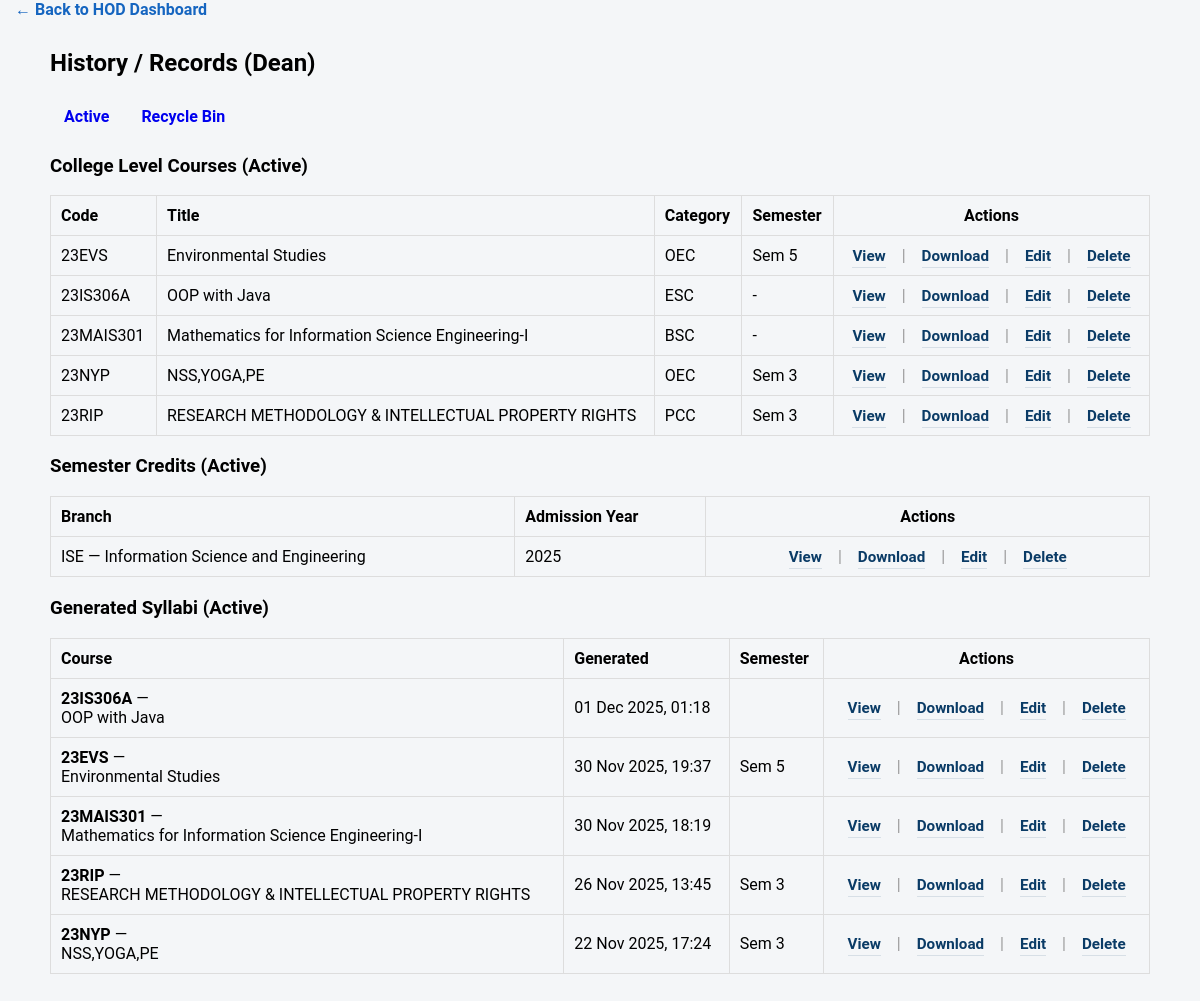
The app's page /academics/review-history/ (signed in) with its own data.
### academics/models.py (models this page shows, shortened)
class CollegeLevelCourse(models.Model):
    department = models.CharField(max_length=100, default="All Branches")
    course_category = models.CharField(max_length=100)
    course_code = models.CharField(max_length=50)
    course_title = models.CharField(max_length=200)
    semester = models.PositiveSmallIntegerField(
        null=True,
        blank=True,
        help_text="Semester number (1-8). Optional."
    )
    teaching_hours_L = models.IntegerField(default=0)
    teaching_hours_T = models.IntegerField(default=0)
    teaching_hours_P = models.IntegerField(default=0)
    cie_marks = models.IntegerField(default=50)
    see_marks = models.IntegerField(default=50)
    credits = models.DecimalField(max_digits=4, decimal_places=1, default=Decimal("0.0"))
    optional_branch = models.CharField(max_length=20, blank=True, null=True)
    branch = models.ForeignKey('Branch', on_delete=models.SET_NULL, null=True, blank=True)
    syllabus_pdf = models.FileField(upload_to='syllabus_pdfs/', null=True, blank=True)
    description = models.TextField(blank=True, null=True)
    added_by = models.ForeignKey(settings.AUTH_USER_MODEL, on_delete=models.SET_NULL, null=True, blank=True)
    created_on = models.DateTimeField(auto_now_add=True)
    is_deleted = models.BooleanField(default=False)
    deleted_at = models.DateTimeField(null=True, blank=True)
    class Meta:
        ordering = ['course_code', 'course_title']

class SemesterCredit(models.Model):
    branch = models.ForeignKey(Branch, on_delete=models.CASCADE)
    admission_year = models.CharField(max_length=20)
    sem1 = models.PositiveIntegerField(null=True, blank=True)
    sem2 = models.PositiveIntegerField(null=True, blank=True)
    sem3 = models.PositiveIntegerField(null=True, blank=True)
    sem4 = models.PositiveIntegerField(null=True, blank=True)
    sem5 = models.PositiveIntegerField(null=True, blank=True)
    sem6 = models.PositiveIntegerField(null=True, blank=True)
    sem7 = models.PositiveIntegerField(null=True, blank=True)
    sem8 = models.PositiveIntegerField(null=True, blank=True)
    created_at = models.DateTimeField(auto_now_add=True)
    updated_at = models.DateTimeField(auto_now=True)
    deleted = models.BooleanField(default=False)  # ⚠️ This uses 'deleted' not 'is_deleted'

class Branch(models.Model):
    code = models.CharField(max_length=16, unique=True)
    name = models.CharField(max_length=120)
    active = models.BooleanField(default=True)

class Syllabus(models.Model):
    course = models.ForeignKey(CollegeLevelCourse, on_delete=models.CASCADE, related_name='syllabi')
    is_deleted = models.BooleanField(default=False)
    deleted_at = models.DateTimeField(null=True, blank=True)
    created_on = models.DateTimeField(auto_now_add=True)
    updated_at = models.DateTimeField(auto_now=True)
    objectives = models.TextField(blank=True, null=True)
    outcomes = models.TextField(blank=True, null=True)
    modules = models.TextField(blank=True, null=True)
    cie_scheme = models.TextField(blank=True, null=True)
    see_scheme = models.TextField(blank=True, null=True)
    activities = models.TextField(blank=True, null=True)
    lab_work = models.TextField(blank=True, null=True)
    books = models.TextField(blank=True, null=True)
    reference_books = models.TextField(blank=True, null=True)
    ebooks = models.TextField(blank=True, null=True)
    moocs = models.TextField(blank=True, null=True)
    cie_marks_data = models.TextField(blank=True, null=True)
    assessment_rubrics = models.TextField(blank=True, null=True)
    class Meta:
        ordering = ['-created_on']

### academics/views.py (the view)
# urls.py: path('review-history/', views.review_history, name='review_history'),
@login_required
def review_history(request):
    show_deleted = request.GET.get("deleted", "0") == "1"
    course_flag = _get_deleted_flag_name(CollegeLevelCourse) or "is_deleted"
    credit_flag = _get_deleted_flag_name(SemesterCredit) or "deleted"
    syllabus_flag = _get_deleted_flag_name(Syllabus) or "deleted"
    if show_deleted:
        courses = CollegeLevelCourse.objects.filter(**{course_flag: True}).order_by("-deleted_at")
        credits = SemesterCredit.objects.filter(**{credit_flag: True}).order_by("-id")
        syllabi = Syllabus.objects.filter(**{syllabus_flag: True}).order_by("-deleted_at")
    else:
        courses = CollegeLevelCourse.objects.filter(**{course_flag: False}).order_by("course_code")
        credits = SemesterCredit.objects.filter(**{credit_flag: False}).order_by("-id")
        syllabi = Syllabus.objects.filter(**{syllabus_flag: False}).order_by("-created_on")
    syllabus_map = {}
    latest_syllabi = (
        Syllabus.objects.filter(course__in=courses)
        .order_by("course_id", "-created_on")
        .select_related("course")
    )
    for s in latest_syllabi:
        if s.course_id not in syllabus_map:
            syllabus_map[s.course_id] = getattr(s, "semester", None)
    for c in courses:
        sem = getattr(c, "semester", None) or syllabus_map.get(c.pk)
        display = ""
        if sem not in (None, "", 0):
            try:
                display = f"Sem {int(sem)}"
            except (ValueError, TypeError):
                display = str(sem)
        setattr(c, "display_semester", display)
    for s in syllabi:
        sem = getattr(s, "semester", None)
        if not sem:
            sem = getattr(s.course, "semester", None) or syllabus_map.get(getattr(s.course, "pk", None))
        display = ""
        if sem not in (None, "", 0):
            try:
                display = f"Sem {int(sem)}"
            except (ValueError, TypeError):
                display = str(sem)
        setattr(s, "display_semester", display)
    return render(request, "academics/review_history.html", {
        "courses": courses,
        "credits": credits,
        "syllabi": syllabi,
        "show_deleted": show_deleted,
    })

### academics/views.py (called while the page is built)
def _get_deleted_flag_name(model_cls):
    for candidate in ("is_deleted", "deleted", "is_removed", "removed"):
        if candidate in [f.name for f in model_cls._meta.get_fields()]:
            return candidate
    return None

### academics/templates/academics/review_history.html (shortened to what this page needs)
{% extends "base.html" %}
{% block content %}
<div class="container" style="max-width:1100px;margin:30px auto;">
  <h2 class="mb-4">History / Records (Dean)</h2>
  <p class="mb-4">
    <a class="btn btn-sm btn-outline-primary" href="{% url 'academics:review_history' %}?deleted=0">Active</a>
    <a class="btn btn-sm btn-outline-danger ms-2" href="{% url 'academics:review_history' %}?deleted=1">Recycle Bin</a>
  </p>
  <h3>College Level Courses {% if not show_deleted %}(Active){% else %}(Recycle Bin){% endif %}</h3>
  <table style="width:100%;border-collapse:collapse;">
    <thead>
      <tr style="background:#f4f6f8;">
        <th style="border:1px solid #ddd;padding:10px;text-align:left;">Code</th>
        <th style="border:1px solid #ddd;padding:10px;text-align:left;">Title</th>
        <th style="border:1px solid #ddd;padding:10px;text-align:left;">Category</th>
        <th style="border:1px solid #ddd;padding:10px;text-align:left;">Semester</th>
        <th style="border:1px solid #ddd;padding:10px;text-align:center;">Actions</th>
      </tr>
    </thead>
    <tbody>
      {% for course in courses %}
        <tr>
          <td style="border:1px solid #ddd;padding:10px;">{{ course.course_code }}</td>
          <td style="border:1px solid #ddd;padding:10px;">{{ course.course_title }}</td>
          <td style="border:1px solid #ddd;padding:10px;">{{ course.course_category }}</td>
          <td style="border:1px solid #ddd;padding:10px;">{{ course.display_semester|default:"-" }}</td>
          <td style="border:1px solid #ddd;padding:10px;text-align:center;">
            {% if not show_deleted %}
              <a class="link-action" href="{% url 'academics:view_course_pdf' course.pk %}">View</a>
              <span class="separator">|</span>
              <a class="link-action" href="{% url 'academics:download_course_pdf' course.pk %}">Download</a>
              <span class="separator">|</span>
              <a class="link-action" href="{% url 'academics:edit_college_level_course' course.pk %}">Edit</a>
              <span class="separator">|</span>
              <a class="link-action" href="{% url 'academics:delete_course_pdf' course.pk %}" onclick="return confirm('Move to recycle bin?');">Delete</a>
            {% else %}
              <a class="link-action" href="{% url 'academics:restore_course_pdf' course.pk %}">Restore</a>
              <span class="separator">|</span>
              <a class="link-action" href="{% url 'academics:permanent_delete_course_pdf' course.pk %}" onclick="return confirm('Permanently delete?');">Delete Permanently</a>
            {% endif %}
          </td>
        </tr>
      {% empty %}
        <tr><td colspan="5" style="text-align:center;padding:20px;">No courses found.</td></tr>
      {% endfor %}
    </tbody>
  </table>
  <h3>Semester Credits {% if not show_deleted %}(Active){% else %}(Recycle Bin){% endif %}</h3>
  <table style="width:100%;border-collapse:collapse;margin-bottom:20px;">
    <thead>
      <tr style="background:#f4f6f8;">
        <th style="border:1px solid #ddd;padding:10px;text-align:left;">Branch</th>
        <th style="border:1px solid #ddd;padding:10px;text-align:left;">Admission Year</th>
        <th style="border:1px solid #ddd;padding:10px;text-align:center;">Actions</th>
      </tr>
    </thead>
    <tbody>
      {% for sc in credits %}
        <tr>
          <td style="border:1px solid #ddd;padding:10px;">{% if sc.branch %}{{ sc.branch.code }} — {{ sc.branch.name }}{% else %}<span class="text-muted">Unknown</span>{% endif %}</td>
          <td style="border:1px solid #ddd;padding:10px;">{{ sc.admission_year }}</td>
          <td style="border:1px solid #ddd;padding:10px;text-align:center;">
            {% if not show_deleted %}
              <a class="link-action" href="{% url 'academics:view_semester_credits_pdf' sc.pk %}">View</a>
              <span class="separator">|</span>
              <a class="link-action" href="{% url 'academics:download_semester_credits_pdf' sc.pk %}">Download</a>
              <span class="separator">|</span>
              <a class="link-action" href="{% url 'academics:edit_semester_credit' sc.pk %}">Edit</a>
              <span class="separator">|</span>
              <a class="link-action" href="{% url 'academics:delete_credit_pdf' sc.pk %}" onclick="return confirm('Move to recycle bin?');">Delete</a>
            {% else %}
              <a class="link-action" href="{% url 'academics:restore_credit_pdf' sc.pk %}">Restore</a>
              <span class="separator">|</span>
              <a class="link-action" href="{% url 'academics:permanent_delete_credit_pdf' sc.pk %}" onclick="return confirm('Permanently delete?');">Delete Permanently</a>
            {% endif %}
          </td>
        </tr>
      {% empty %}
        <tr><td colspan="3" style="text-align:center;padding:20px;">No semester credit records.</td></tr>
      {% endfor %}
    </tbody>
  </table>
  <h3>Generated Syllabi {% if not show_deleted %}(Active){% else %}(Recycle Bin){% endif %}</h3>
  <table style="width:100%;border-collapse:collapse;margin-bottom:20px;">
    <thead>
      <tr style="background:#f4f6f8;">
        <th style="border:1px solid #ddd;padding:10px;text-align:left;">Course</th>
        <th style="border:1px solid #ddd;padding:10px;text-align:left;">Generated</th>
        <th style="border:1px solid #ddd;padding:10px;text-align:left;">Semester</th>
        <th style="border:1px solid #ddd;padding:10px;text-align:center;">Actions</th>
      </tr>
    </thead>
    <tbody>
      {% for s in syllabi %}
        <tr>
          <td style="border:1px solid #ddd;padding:10px;">
            {% if s.course %}
              <strong>{{ s.course.course_code }}</strong> — <span class="text-clip" title="{{ s.course.course_title }}">{{ s.course.course_title }}</span>
            {% else %}
              <span class="text-muted">(Orphan syllabus)</span>
            {% endif %}
          </td>
          <td style="border:1px solid #ddd;padding:10px;">{% if s.created_on %}{{ s.created_on|date:"d M Y, H:i" }}{% else %}-{% endif %}</td>
          <td style="border:1px solid #ddd;padding:10px;">{{ s.display_semester }}</td>
          <td style="border:1px solid #ddd;padding:10px;text-align:center;">
            {% if not show_deleted and s.course %}
              <a class="link-action" href="{% url 'academics:view_syllabus_pdf' s.pk %}">View</a>
              <span class="separator">|</span>
              <a class="link-action" href="{% url 'academics:download_syllabus_pdf' s.pk %}">Download</a>
              <span class="separator">|</span>
              <a class="link-action" href="{% url 'academics:add_or_edit_syllabus' s.course.pk %}">Edit</a>
              <span class="separator">|</span>
              <a class="link-action" href="{% url 'academics:delete_syllabus' s.pk %}" onclick="return confirm('Move to recycle bin?');">Delete</a>
            {% elif not show_deleted %}
              <span class="text-muted">—</span>
            {% else %}
              <a class="link-action" href="{% url 'academics:restore_syllabus' s.pk %}">Restore</a>
              <span class="separator">|</span>
              <a class="link-action" href="{% url 'academics:permanent_delete_syllabus' s.pk %}" onclick="return confirm('Permanently delete?');">Delete Permanently</a>
            {% endif %}
          </td>
        </tr>
      {% empty %}
        <tr><td colspan="4" style="text-align:center;padding:20px;">No syllabi found.</td></tr>
      {% endfor %}
    </tbody>
  </table>
</div>
{% endblock %}

### templates/base.html (style rules this page uses)
* { box-sizing: border-box; }
body { margin: 0; font-family: 'Roboto', Arial, sans-serif; background: #f4f6f8; }

### academics/templates/academics/review_history.html (style rules this page uses)
.text-clip { display: block; max-width: 520px; white-space: nowrap; overflow: hidden; text-overflow: ellipsis; }
.btn { padding: 10px 14px; border-radius: 6px; border: 0; cursor: pointer; font-weight: 600; text-decoration: none; display: inline-block; }
.link-action { color: #0a3b66; text-decoration: none; border-bottom: 1px solid rgba(10,59,102,0.12); padding-bottom: 2px; margin: 0 6px; font-weight: 600; font-size: 0.95rem; }
.separator { color: #999; margin: 0 6px; }

### records on screen
CollegeLevelCourse: course_code "23EVS", course_title "Environmental Studies", course_category "OEC", display_semester "Sem 5"
CollegeLevelCourse: course_code "23IS306A", course_title "OOP with Java", course_category "ESC", display_semester "-"
CollegeLevelCourse: course_code "23MAIS301", course_title "Mathematics for Information Science Engineering-I", course_category "BSC", display_semester "-"
CollegeLevelCourse: course_code "23NYP", course_title "NSS,YOGA,PE", course_category "OEC", display_semester "Sem 3"
CollegeLevelCourse: course_code "23RIP", course_title "RESEARCH METHODOLOGY & INTELLECTUAL PROPERTY RIGHTS", course_category "PCC", display_semester "Sem 3"
SemesterCredit: branch.code "ISE", branch.name "Information Science and Engineering", admission_year "2025"
Syllabus: course.course_code "23IS306A", course.course_title "OOP with Java", created_on "01 Dec 2025, 01:18", shows "View"
Syllabus: course.course_code "23EVS", course.course_title "Environmental Studies", created_on "30 Nov 2025, 19:37", display_semester "Sem 5", shows "View"
Syllabus: course.course_code "23MAIS301", course.course_title "Mathematics for Information Science Engineering-I", created_on "30 Nov 2025, 18:19", shows "View"
Syllabus: course.course_code "23RIP", course.course_title "RESEARCH METHODOLOGY & INTELLECTUAL PROPERTY RIGHTS", created_on "26 Nov 2025, 13:45", display_semester "Sem 3", shows "View"
Syllabus: course.course_code "23NYP", course.course_title "NSS,YOGA,PE", created_on "22 Nov 2025, 17:24", display_semester "Sem 3", shows "View"
